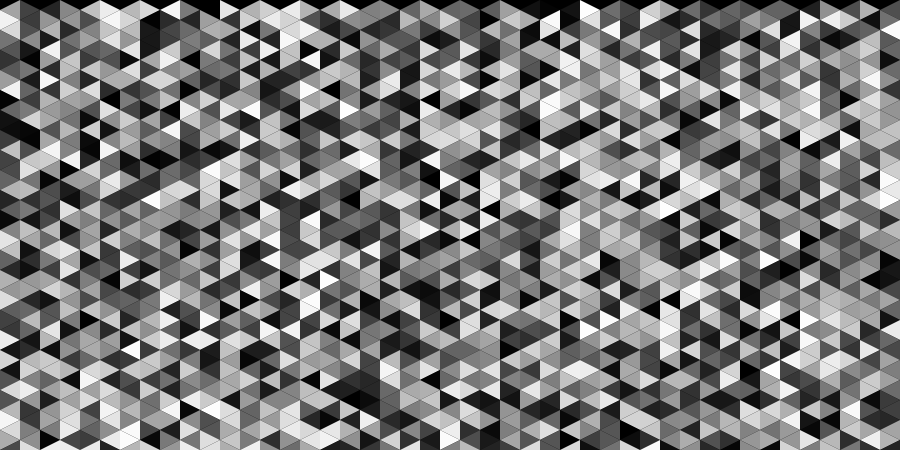
Frame 1 (no input)
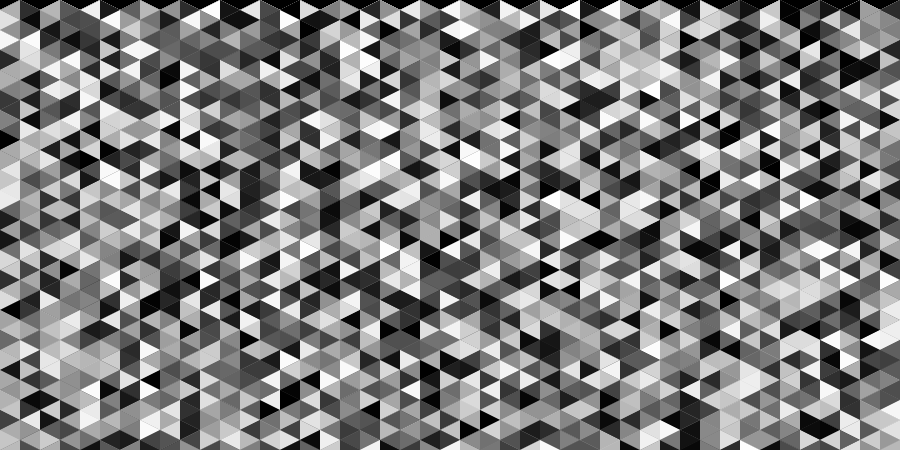
Frame 60 (the mouse pressed at the canvas centre just before this capture)
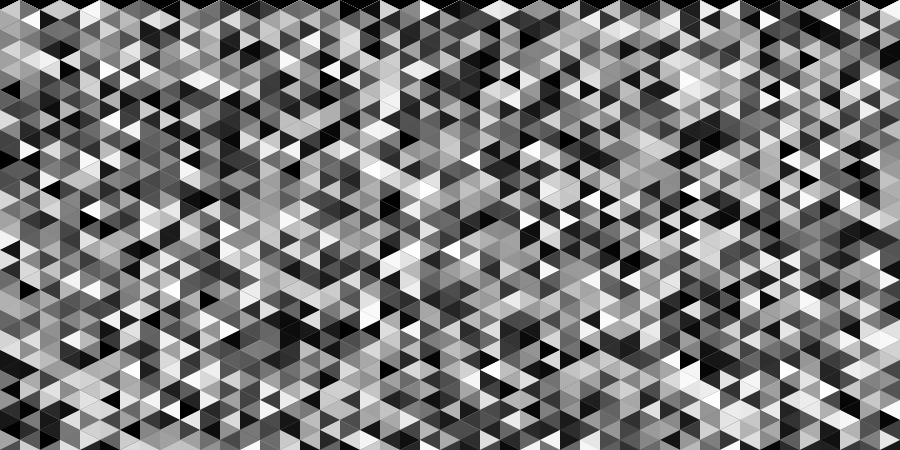
Frame 120 (the mouse held since frame 60 and released just before this capture)

The Processing sketch that drew these frames (run headless with seeded random() and noise(); from frame 60 on, the mouse is pressed at the canvas centre):

// Processing sketch: processing_169347
// ── processing_169347.pde

void setup() {
  size(900,450);
  smooth();
  background(0);
  noStroke();
}

void draw() {
  for (int x = 0; x < 1000; x = x+40) {
  for (int y = 0; y < 500; y = y+20) {
    float a = random(255);
    fill(a);    //Colour
    triangle(0+x,10+y,20+x,0+y,20+x,20+y);
    float d = random(255);
    fill(d);
    triangle(20+x,0+y,40+x,10+y,20+x,20+y);
    float g = random(255);
    fill(g);
    triangle(0+x,10+y,20+x,20+y,0+x,30+y);
    float j = random(255);
    fill(j);
    triangle(20+x,20+y,40+x,10+y,40+x,30+y);
}
  }}
